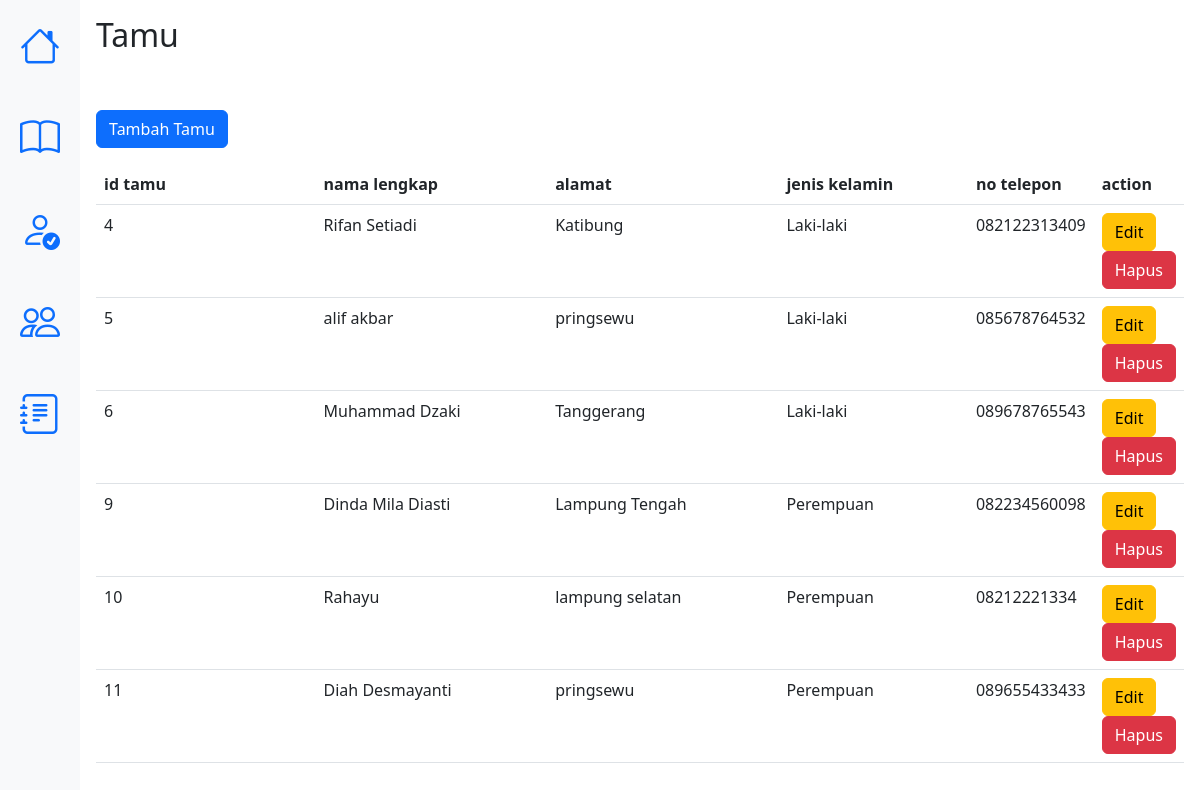
Screenshot of /perpustakaan/tamu.php with the database file from the repository.
### tables this page shows
CREATE TABLE `tamu` (
  `id_Tamu` int(11) NOT NULL,
  `nama_lengkap` varchar(225) NOT NULL,
  `alamat` varchar(225) NOT NULL,
  `jenis_kelamin` varchar(225) NOT NULL,
  `no_telepon` varchar(128) NOT NULL
);

### perpustakaan/tamu.php (the view, shortened to what this page needs)
<?php
    include('koneksi.php');
    $res = mysqli_query($conn, "SELECT * FROM tamu");
?>
<!DOCTYPE html>
<html lang="en">
<head>
    <link rel="stylesheet" href="bootstrap/css/bootstrap.css">
    <link rel="stylesheet" href="https://cdn.jsdelivr.net/npm/bootstrap-icons@1.8.2/font/bootstrap-icons.css">
    <link rel="stylesheet" href="style/custom.css">
</head>
<body>
    <div class="container-fluid">
        <div class="row">
            <div class="col-sm-auto bg-light sticky-top">
                <div class="d-flex flex-sm-column flex-row flex-nowrap bg-light align-items-center sticky-top">
                    <ul class="nav nav-pills nav-flush flex-sm-column flex-row flex-nowrap mb-auto mx-auto text-center align-items-center">
                        <li class="nav-item">
                            <a href="dashboard.php" class="nav-link py-3 px-2" title="" data-bs-toggle="tooltip" data-bs-placement="right" data-bs-original-title="Home">
                                <i class="bi-house fs-1"></i>
                            </a>
                        </li>
                        <li>
                            <a href="buku.php" class="nav-link py-3 px-2" title="" data-bs-toggle="tooltip" data-bs-placement="right" data-bs-original-title="Dashboard">
                                <i class="bi-book fs-1"></i>
                            </a>
                        </li>
                        <li>
                            <a href="petugas.php" class="nav-link py-3 px-2" title="" data-bs-toggle="tooltip" data-bs-placement="right" data-bs-original-title="Orders">
                                <i class="bi-person-check fs-1"></i>
                            </a>
                        </li>
                        <li>
                            <a href="tamu.php" class="nav-link py-3 px-2" title="" data-bs-toggle="tooltip" data-bs-placement="right" data-bs-original-title="Products">
                                <i class="bi-people fs-1"></i>
                            </a>
                        </li>
                        <li>
                            <a href="transaksi.php" class="nav-link py-3 px-2" title="" data-bs-toggle="tooltip" data-bs-placement="right" data-bs-original-title="Customers">
                                <i class="bi-journal-text fs-1"></i>
                            </a>
                        </li>
                    </ul>
                </div>
            </div>
            <div class="col-sm p-3 min-vh-100">
                <h2>Tamu</h2>
                <a href="tambah-tamu.php" class="btn btn-primary mt-5">Tambah Tamu</a>
                <div class="table-responsive mt-3">
                    <table class="table table-hover table-buku">
                        <thead>
                            <tr>
                                <th width="25%">id tamu</th>
                                <th width="25%">nama lengkap</th>
                                <th width="25%">alamat</th>
                                <th width="20%">jenis kelamin</th>
                                <th width="10%">no telepon</th>
                                <th>action</th>
                            </tr>
                        </thead>
                        <tbody>
                        <?php while($data = mysqli_fetch_array($res)) {?>
                            <tr>
                                <td><?php echo $data['id_Tamu'] ?> </td>
                                <td><?php echo $data['nama_lengkap'] ?> </td>
                                <td><?php echo $data['alamat'] ?> </td>
                                <td><?php echo $data['jenis_kelamin'] ?> </td>
                                <td><?php echo $data['no_telepon'] ?> </td>
                                <td>
                                    <a href="edit-tamu.php?id=<?php echo $data['id_Tamu'];?>" class="btn btn-warning">Edit
                                    </a>
                                    <a href="hapus-tamu.php?id=<?php echo $data['id_Tamu'];?>" class="btn btn-danger">Hapus
                                    </a>
                                </td>
                            </tr>
                        <?php } ?>
                        </tbody>
                    </table>
                </div>
            </div>
        </div>
    </div>
</body>
</html>

### rows the page displays
tamu: id_Tamu "4", nama_lengkap "Rifan Setiadi", alamat "Katibung", jenis_kelamin "Laki-laki", no_telepon "082122313409"
tamu: id_Tamu "5", nama_lengkap "alif akbar", alamat "pringsewu", jenis_kelamin "Laki-laki", no_telepon "085678764532"
tamu: id_Tamu "6", nama_lengkap "Muhammad Dzaki", alamat "Tanggerang", jenis_kelamin "Laki-laki", no_telepon "089678765543"
tamu: id_Tamu "9", nama_lengkap "Dinda Mila Diasti", alamat "Lampung Tengah", jenis_kelamin "Perempuan", no_telepon "082234560098"
tamu: id_Tamu "10", nama_lengkap "Rahayu", alamat "lampung selatan", jenis_kelamin "Perempuan", no_telepon "08212221334"
tamu: id_Tamu "11", nama_lengkap "Diah Desmayanti", alamat "pringsewu", jenis_kelamin "Perempuan", no_telepon "089655433433"
